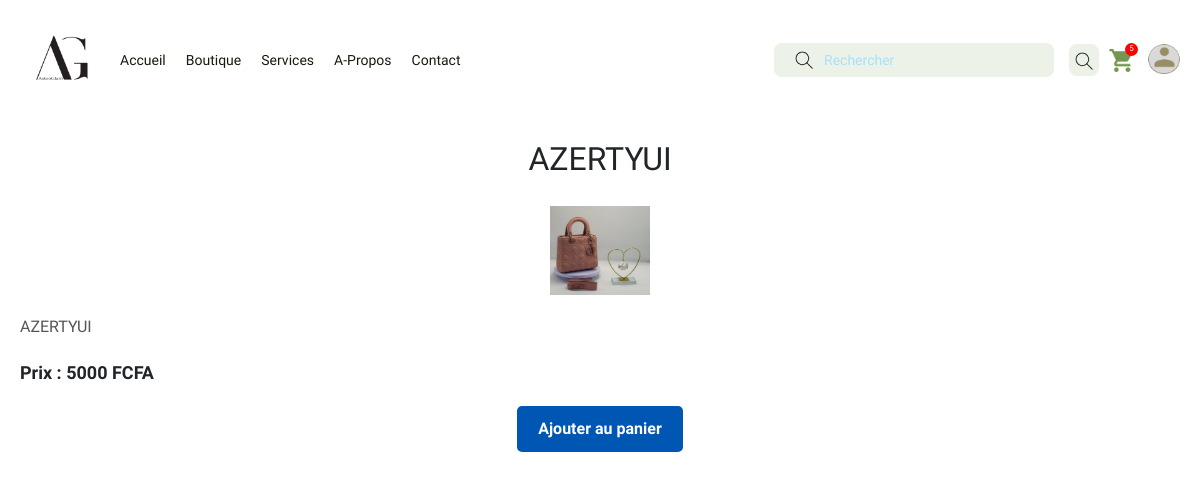
Screenshot of /detail_produit/1/ with the database file from the repository.
### vente/models.py (models this page shows, shortened)
class Produit(models.Model):
    nom = models.CharField(max_length=100)
    prix = models.IntegerField()
    description = models.TextField()
    categorie = models.ForeignKey(Categorie,on_delete=models.SET_NULL,null=True)
    image = models.ImageField(upload_to= 'produit_image/')

### vente/views.py (the view)
# urls.py: path('detail_produit/<int:produit_id>/', views.detail_produit, name="detail_produit"),
def detail_produit(request, produit_id):
    produit = get_object_or_404(Produit, id=produit_id)
    return render(request, 'vente/detail_produit.html', {'produit': produit})

### vente/templates/vente/detail_produit.html (shortened to what this page needs)
{%load static %}
<!DOCTYPE html>
<html lang="en">
<head>
    <link href="https://cdn.jsdelivr.net/npm/bootstrap@5.0.2/dist/css/bootstrap.min.css" rel="stylesheet">
    <link rel="stylesheet" href="{%static 'base.css'%}">
    <link rel="stylesheet" href="{%static 'detail_produit.css'%}">
</head>
<body>
    <nav class="large-screen-nav">
        <div class="left-ls-nav">
            <img src="{% static 'logo1.jpg'%}" alt="">
            <div class="ls-nav-links-container">
                <a href="{% url '' %}">Accueil</a>
                <a href="{% url 'boutique' %}">Boutique</a>
                <a href="{% url 'services' %}">Services</a>
                <a href="{% url 'apropos' %}">A-Propos</a>
                <a href="{% url 'contact' %}">Contact</a>
            </div>
        </div>
        <div class="right-ls-nav">
            <form action="#" class="ls-nav-search-form">
                <img class="sr-icon-ls-nav" src="{% static 'search.png'%}" alt="">
                <input type="text" name="sr-input-ls-nav" id="sr-input-ls-nav" placeholder="Rechercher">
                <button class="sr-btn-ls-nav"><img src="{% static 'search.png'%}" alt=""></button>
            </form>
            <div class="ls-nav-panier-user">
                <a href="{% url 'panier' %}">
                    <span>5</span>
                    <img src="{% static 'panier.png'%}" alt="">
                </a>
                <a href="{% url 'profil' %}">
                    <div class="user-container"></div>
                </a>
            </div>
        </div>
    </nav>
    <div class="contenu">
        <div class="product-title"><h2>{{ produit.description }}</h2></div>
            <div class="product-container">
                <div class="product-image">
                    <a href="{% url 'detail_produit' produit.id %}">
                        <img class="square-image" src="{{ produit.image.url }}" alt="{{ produit.nom }}">
                    </a>
                </div>
            </div>
            <div class="product-details">
                <div class="product-description">
                    {{ produit.description }}
                </div>
                <div class="product-price">Prix : <strong>{{ produit.prix }} FCFA</strong></div>
                <div class="bouton">
                    <a href="#" class="btn">Ajouter au panier</a>
                </div>
            </div>
    </div>
</body>
</html>

### vente/static/base.css (style rules this page uses)
* { padding: 0; margin: 0; box-sizing: border-box; }
body { font-family: "Epilogue", sans-serif; font-weight: 500; font-style: normal; position: relative; }
.large-screen-nav { width: 100%; padding: 20px; display: flex; }
.left-ls-nav { width: 65%; display: flex; align-items: center; gap: 20px; }
.left-ls-nav img { width: 80px; }
.ls-nav-links-container { display: flex; gap: 20px; }
.ls-nav-links-container a { color: #141C0D; font-size: 14px; text-decoration: none; }
.right-ls-nav { width: 35%; display: flex; justify-content: space-between; align-items: center; }
.ls-nav-search-form { width: 80%; display: flex; gap: 15px; align-items: center; position: relative; }
.sr-icon-ls-nav { position: absolute; left: 20px; }
#sr-input-ls-nav { width: 90%; padding: 5px 50px; border: none; outline: none; border-radius: 8px; background-color: #EDF2E8; }
#sr-input-ls-nav::placeholder { color: #A8E0F9; font-size: 14px; }
.sr-btn-ls-nav { width: 32px; height: 32px; border: none; background-color: #EDF2E8; border-radius: 8px; }
.ls-nav-panier-user { display: flex; gap: 15px; align-items: center; }
.ls-nav-panier-user a img { width: 24px; }
.ls-nav-panier-user a { position: relative; }
.ls-nav-panier-user a span { position: absolute; right: -5px; top: -5px; width: 13px; height: 13px; background-color: red; display: flex; align-items: center; justify-content: center; border-radius: 50%; color: white; font-size: 8px; }
.user-container { width: 32px; height: 32px; background-image: url("/static/pp.png"); background-size: contain; background-repeat: no-repeat; border-radius: 50%; }
.contenu { padding: 20px; }

### vente/static/detail_produit.css (style rules this page uses)
.contenu { display: flex; flex-direction: column; }
.product-container { display: flex; justify-content: center; align-items: center; padding: 20px; gap: 20px; }
.product-image, .product-title,.quantity-controls { display: flex; justify-content: center; align-items: center; }
.product-image img { max-width: 100px; height: auto; }
.product-details { display: flex; flex-direction: column; gap: 10px; }
.product-title { font-size: 24px; margin: 0; }
.product-description { color: #555; }
.product-price { font-size: 18px; font-weight: bold; margin: 10px 0; }
.btn { display: inline-block; padding: 10px 20px; background-color: #0056b3; color: #fff; text-align: center; text-decoration: none; border-radius: 5px; font-weight: bold; cursor: pointer; }
.bouton { display: flex; justify-content: center; }

### rows the page displays
Produit: description "AZERTYUI", image (picture), prix "5000"
